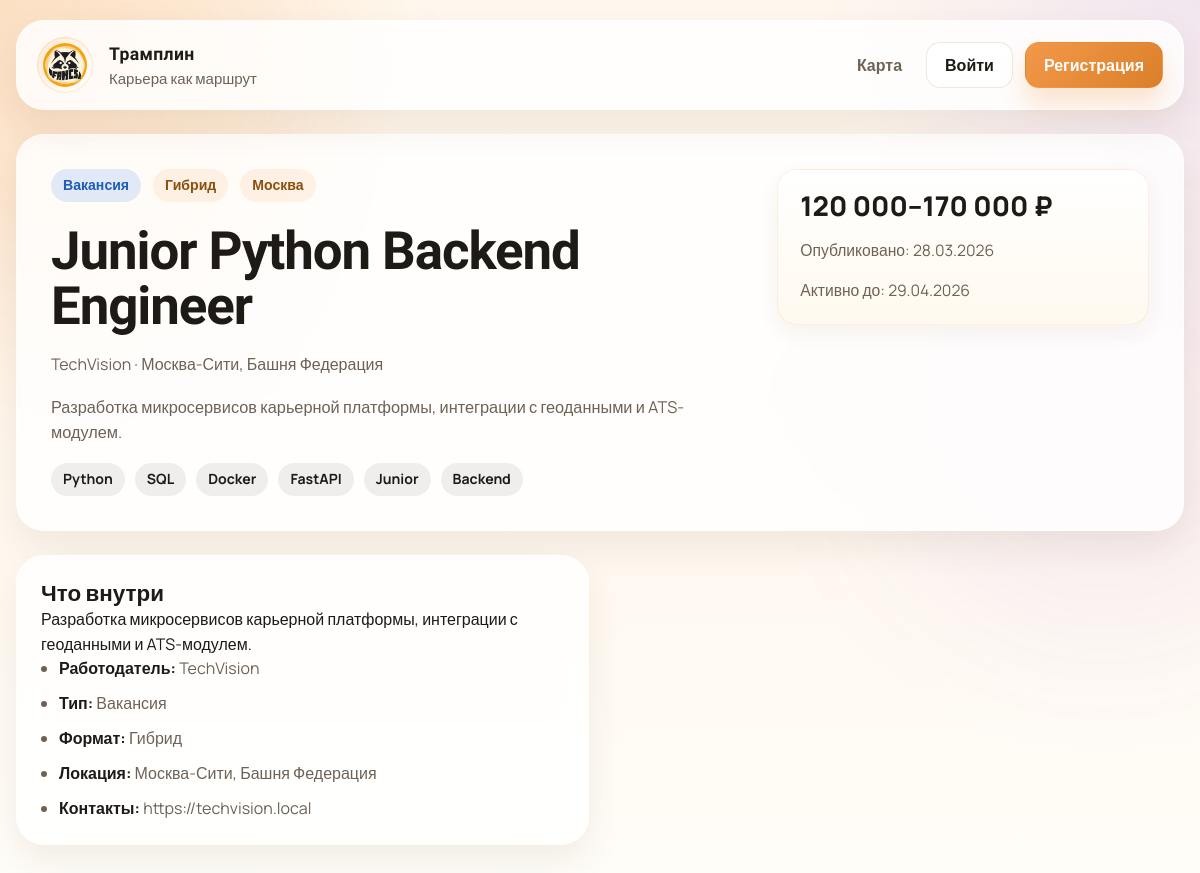
Screenshot of /opportunity/1 with the database file from the repository.
### app/models.py (models this page shows)
class TimestampMixin:
    created_at = db.Column(db.DateTime, default=datetime.now)
    updated_at = db.Column(db.DateTime, default=datetime.now, onupdate=datetime.now)

class Opportunity(TimestampMixin, db.Model):
    id = db.Column(db.Integer, primary_key=True)
    employer_id = db.Column(db.Integer, db.ForeignKey('employer_profile.id'), nullable=False)
    title = db.Column(db.String(180), nullable=False)
    short_description = db.Column(db.Text, nullable=False)
    opportunity_type = db.Column(db.String(30), nullable=False)
    work_format = db.Column(db.String(30), nullable=False)
    city = db.Column(db.String(80), nullable=False)
    address = db.Column(db.String(255))
    latitude = db.Column(db.Float, nullable=False)
    longitude = db.Column(db.Float, nullable=False)
    salary_min = db.Column(db.Integer, default=0)
    salary_max = db.Column(db.Integer, default=0)
    employment_type = db.Column(db.String(40), default='full-time')
    level = db.Column(db.String(40), default='Intern')
    published_on = db.Column(db.Date, default=date.today)
    expires_on = db.Column(db.Date)
    starts_on = db.Column(db.Date)
    is_published = db.Column(db.Boolean, default=True)
    moderation_status = db.Column(db.String(30), default='approved')
    employer = db.relationship('EmployerProfile', back_populates='opportunities')
    tags = db.relationship('Tag', secondary=opportunity_tags, lazy='joined')
    applications = db.relationship('Application', back_populates='opportunity', cascade='all, delete-orphan')

class EmployerProfile(TimestampMixin, db.Model):
    id = db.Column(db.Integer, primary_key=True)
    user_id = db.Column(db.Integer, db.ForeignKey('user.id'), nullable=False, unique=True)
    company_name = db.Column(db.String(180), nullable=False)
    legal_name = db.Column(db.String(180), nullable=False)
    description = db.Column(db.Text, nullable=False)
    website = db.Column(db.String(255))
    socials = db.Column(db.String(255))
    city = db.Column(db.String(80), nullable=False)
    industry = db.Column(db.String(120), nullable=False)
    office_address = db.Column(db.String(255))
    cover_url = db.Column(db.String(255))
    office_photo_url = db.Column(db.String(255))
    verified_badge = db.Column(db.Boolean, default=False)
    company_inn = db.Column(db.String(12), default='')
    hr_title = db.Column(db.String(120), default='HR manager')
    hr_status = db.Column(db.String(30), default='owner')
    user = db.relationship('User', back_populates='employer_profile')
    opportunities = db.relationship('Opportunity', back_populates='employer', cascade='all, delete-orphan')
    events = db.relationship('Event', back_populates='employer', cascade='all, delete-orphan')
    verification = db.relationship('CompanyVerification', back_populates='employer', uselist=False)

class Tag(TimestampMixin, db.Model):
    id = db.Column(db.Integer, primary_key=True)
    name = db.Column(db.String(80), unique=True, nullable=False)
    category = db.Column(db.String(40), nullable=False, default='skill')

### app/main.py (the view)
    @app.route('/opportunity/<int:opportunity_id>')
    def opportunity_detail(opportunity_id: int):
        opportunity = Opportunity.query.get_or_404(opportunity_id)
        match_info = None
        if current_user.is_authenticated and current_user.role == 'student':
            match_info = compute_match(current_user.student_profile, opportunity)
        return render_template('opportunity.html', opportunity=opportunity, match_info=match_info)

### app/templates/opportunity.html (shortened to what this page needs)
{% extends 'base.html' %}
{% block content %}
<section class="detail-hero glass">
  <div>
    <div class="chip-row">
      <span class="pill {{ opportunity.opportunity_type }}">{{ type_labels.get(opportunity.opportunity_type, opportunity.opportunity_type) }}</span>
      <span class="chip">{{ format_labels.get(opportunity.work_format, opportunity.work_format) }}</span>
      <span class="chip">{{ opportunity.city }}</span>
    </div>
    <h1>{{ opportunity.title }}</h1>
    <p>{{ opportunity.employer.company_name }} · {{ opportunity.address }}</p>
    <p class="lead">{{ opportunity.short_description }}</p>
    <div class="tag-row">
      {% for tag in opportunity.tags %}<span class="tag">{{ tag.name }}</span>{% endfor %}
    </div>
  </div>
  <div class="salary-card">
    <strong>{% if opportunity.salary_max %}{{ '{:,.0f}'.format(opportunity.salary_min).replace(',', ' ') }}–{{ '{:,.0f}'.format(opportunity.salary_max).replace(',', ' ') }} ₽{% else %}Без оплаты / карьерная активность{% endif %}</strong>
    <span>Опубликовано: {{ opportunity.published_on.strftime('%d.%m.%Y') }}</span>
    <span>Активно до: {{ opportunity.expires_on.strftime('%d.%m.%Y') if opportunity.expires_on else '—' }}</span>
  </div>
</section>
<section class="detail-grid">
  <article class="glass detail-card">
    <h2>Что внутри</h2>
    <p>{{ opportunity.short_description }}</p>
    <ul class="clean-list">
      <li><strong>Работодатель:</strong> {{ opportunity.employer.company_name }}</li>
      <li><strong>Тип:</strong> {{ type_labels.get(opportunity.opportunity_type, opportunity.opportunity_type) }}</li>
      <li><strong>Формат:</strong> {{ format_labels.get(opportunity.work_format, opportunity.work_format) }}</li>
      <li><strong>Локация:</strong> {{ opportunity.address }}</li>
      <li><strong>Контакты:</strong> {{ opportunity.employer.website or 'в профиле компании' }}</li>
    </ul>
  </article>
</section>
{% endblock %}

### rows the page displays
Opportunity: get "Вакансия", get "Гибрид", city "Москва", title "Junior Python Backend Engineer", address "Москва-Сити, Башня Федерация", short_description "Разработка микросервисов карьерной платформы, интеграции с геоданными и ATS-модулем.", salary_min "120 000", salary_max "170 000", published_on "28.03.2026", expires_on "29.04.2026"
EmployerProfile: employer.company_name "TechVision", employer "https://techvision.local"
Tag: name "Python"
Tag: name "SQL"
Tag: name "Docker"
Tag: name "FastAPI"
Tag: name "Junior"
Tag: name "Backend"
